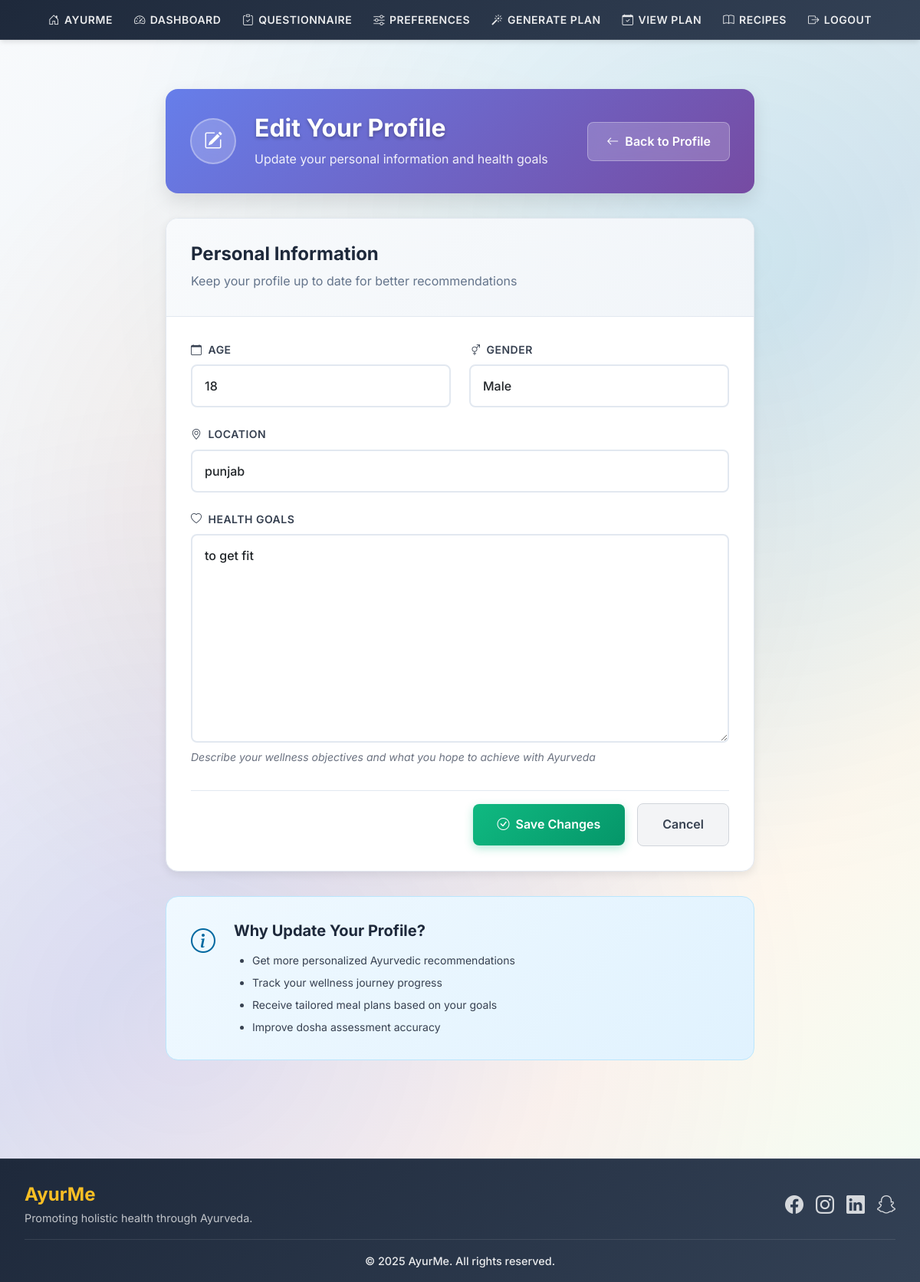
The app's page /profile/edit/ (signed in) with its own data.
### users/models.py (models this page shows)
class PatientProfile(models.Model):
    user = models.OneToOneField(User, on_delete=models.CASCADE)
    age = models.IntegerField(blank=True, null=True)
    gender = models.CharField(max_length=10, choices=[('Male', 'Male'), ('Female', 'Female'), ('Other', 'Other')])
    location = models.CharField(max_length=100)
    dominant_dosha = models.CharField(max_length=10, choices=[('Vata', 'Vata'), ('Pitta', 'Pitta'), ('Kapha', 'Kapha')], blank=True, null=True)
    health_goals = models.TextField(blank=True, null=True)

### users/views.py (the view)
# urls.py: path('profile/edit/', views.edit_profile, name='edit_profile'),
@login_required
def edit_profile(request):
    profile = get_object_or_404(PatientProfile, user=request.user)
    if request.method == 'POST':
        form = PatientProfileForm(request.POST, instance=profile)
        if form.is_valid():
            form.save()
            messages.success(request, 'Profile updated successfully!')
            return redirect('profile')
    else:
        form = PatientProfileForm(instance=profile)
    return render(request, 'users/edit_profile.html', {'form': form, 'profile': profile})

### users/forms.py
class PatientProfileForm(forms.ModelForm):
    class Meta:
        model = PatientProfile
        fields = ['age', 'gender', 'location', 'health_goals']
    def __init__(self, *args, **kwargs):
        super().__init__(*args, **kwargs)
        self.fields['age'].widget.attrs.update({'class': 'form-control', 'id': 'id_age'})
        self.fields['gender'].widget.attrs.update({'class': 'form-control', 'id': 'id_gender'})
        self.fields['location'].widget.attrs.update({'class': 'form-control', 'id': 'id_location'})
        self.fields['health_goals'].widget.attrs.update({'class': 'form-control', 'id': 'id_health_goals'})

### users/templates/users/edit_profile.html (shortened to what this page needs)
{% extends 'base.html' %}
{% block content %}
<div class="edit-profile-container">
    <div class="edit-header">
        <div class="header-content">
            <div class="header-icon">
                <i class="bi bi-pencil-square"></i>
            </div>
            <div class="header-text">
                <h1 class="header-title">Edit Your Profile</h1>
                <p class="header-subtitle">Update your personal information and health goals</p>
            </div>
        </div>
        <div class="header-actions">
            <a href="{% url 'profile' %}" class="btn-back">
                <i class="bi bi-arrow-left me-2"></i>Back to Profile
            </a>
        </div>
    </div>
    <div class="edit-form-section">
        <div class="form-card">
            <div class="form-header">
                <h2 class="form-title">Personal Information</h2>
                <p class="form-subtitle">Keep your profile up to date for better recommendations</p>
            </div>
            <form method="post" class="edit-form">
                <div class="form-grid">
                    <div class="form-group">
                        <label for="{{ form.age.id_for_label }}" class="form-label">
                            <i class="bi bi-calendar me-2"></i>Age
                        </label>
                        {{ form.age }}
                    </div>
                    <div class="form-group">
                        <label for="{{ form.gender.id_for_label }}" class="form-label">
                            <i class="bi bi-gender-ambiguous me-2"></i>Gender
                        </label>
                        {{ form.gender }}
                    </div>
                    <div class="form-group full-width">
                        <label for="{{ form.location.id_for_label }}" class="form-label">
                            <i class="bi bi-geo-alt me-2"></i>Location
                        </label>
                        {{ form.location }}
                    </div>
                    <div class="form-group full-width">
                        <label for="{{ form.health_goals.id_for_label }}" class="form-label">
                            <i class="bi bi-heart me-2"></i>Health Goals
                        </label>
                        {{ form.health_goals }}
                        <small class="form-help">Describe your wellness objectives and what you hope to achieve with Ayurveda</small>
                    </div>
                </div>
                <div class="form-actions">
                    <button type="submit" class="btn-save">
                        <i class="bi bi-check-circle me-2"></i>Save Changes
                    </button>
                    <a href="{% url 'profile' %}" class="btn-cancel">Cancel</a>
                </div>
            </form>
        </div>
    </div>
    <div class="info-section">
        <div class="info-card">
            <div class="info-icon">
                <i class="bi bi-info-circle"></i>
            </div>
            <div class="info-content">
                <h3 class="info-title">Why Update Your Profile?</h3>
                <ul class="info-list">
                    <li>Get more personalized Ayurvedic recommendations</li>
                    <li>Track your wellness journey progress</li>
                    <li>Receive tailored meal plans based on your goals</li>
                    <li>Improve dosha assessment accuracy</li>
                </ul>
            </div>
        </div>
    </div>
</div>
{% endblock %}

### templates/base.html (style rules this page uses)
:root { --primary-color: #6366f1; --primary-dark: #4f46e5; --primary-light: #a5b4fc; --secondary-color: #f8fafc; --accent-color: #10b981; --vibrant-purple: #8b5cf6; --vibrant-teal: #06b6d4; --vibrant-orange: #f97316; --vibrant-pink: #ec4899; --vibrant-emerald: #10b981; --vibrant-indigo: #6366f1; --vibrant-amber: #f59e0b; --vibrant-rose: #f43f5e; --text-primary: #1e293b; --text-secondary: #64748b; --text-muted: #94a3b8; --border-color: #e2e8f0; --shadow-sm: 0 1px 2px 0 rgb(0 0 0 / 0.05); --shadow-md: 0 4px 6px -1px rgb(0 0 0 / 0.1), 0 2px 4px -2px rgb(0 0 0 / 0.1); --shadow-lg: 0 10px 15px -3px rgb(0 0 0 / 0.1), 0 4px 6px -4px rgb(0 0 0 / 0.1); --shadow-xl: 0 20px 25px -5px rgb(0 0 0 / 0.1), 0 8px 10px -6px rgb(0 0 0 / 0.1); --radius-sm: 0.375rem; --radius-md: 0.5rem; --radius-lg: 0.75rem; --radius-xl: 1rem; }
* { box-sizing: border-box; }
body { font-family: 'Inter', -apple-system, BlinkMacSystemFont, 'Segoe UI', Roboto, sans-serif; background: linear-gradient(135deg, #f8fafc 0%, #f1f5f9 25%, #e2e8f0 50%, #fef7ed 75%, #f0fdf4 100%); color: var(--text-primary); margin: 0; padding: 0; line-height: 1.6; min-height: 100vh; animation: fadeIn 0.8s ease-in; position: relative; overflow-x: hidden; }
body::before { content: ''; position: fixed; top: 0; left: 0; width: 100%; height: 100%; background: radial-gradient(circle at 20% 80%, rgba(139, 92, 246, 0.1) 0%, transparent 50%), radial-gradient(circle at 80% 20%, rgba(6, 182, 212, 0.1) 0%, transparent 50%), radial-gradient(circle at 40% 40%, rgba(249, 115, 22, 0.1) 0%, transparent 50%); pointer-events: none; z-index: -1; animation: particleFloat 20s ease-in-out infinite; }
.form-control { border: 2px solid var(--border-color); border-radius: var(--radius-lg); padding: 0.875rem 1rem; font-size: 1rem; font-weight: 500; background-color: white; transition: all 0.3s cubic-bezier(0.4, 0, 0.2, 1); }
a { color: var(--primary-color); text-decoration: none; transition: all 0.3s ease; }

### records on screen
PatientProfile: age "18", gender "Male", location "punjab", health_goals "to get fit"
